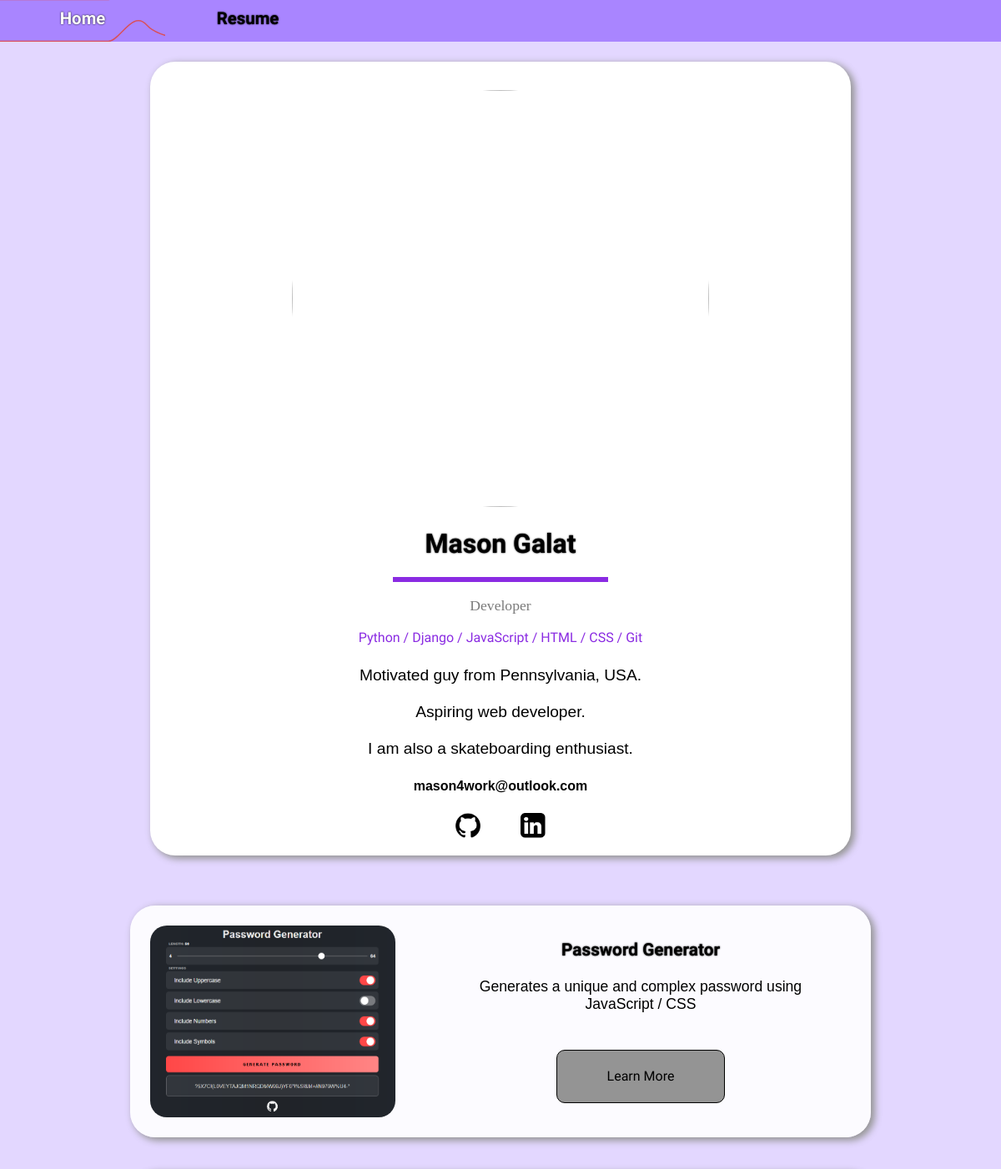
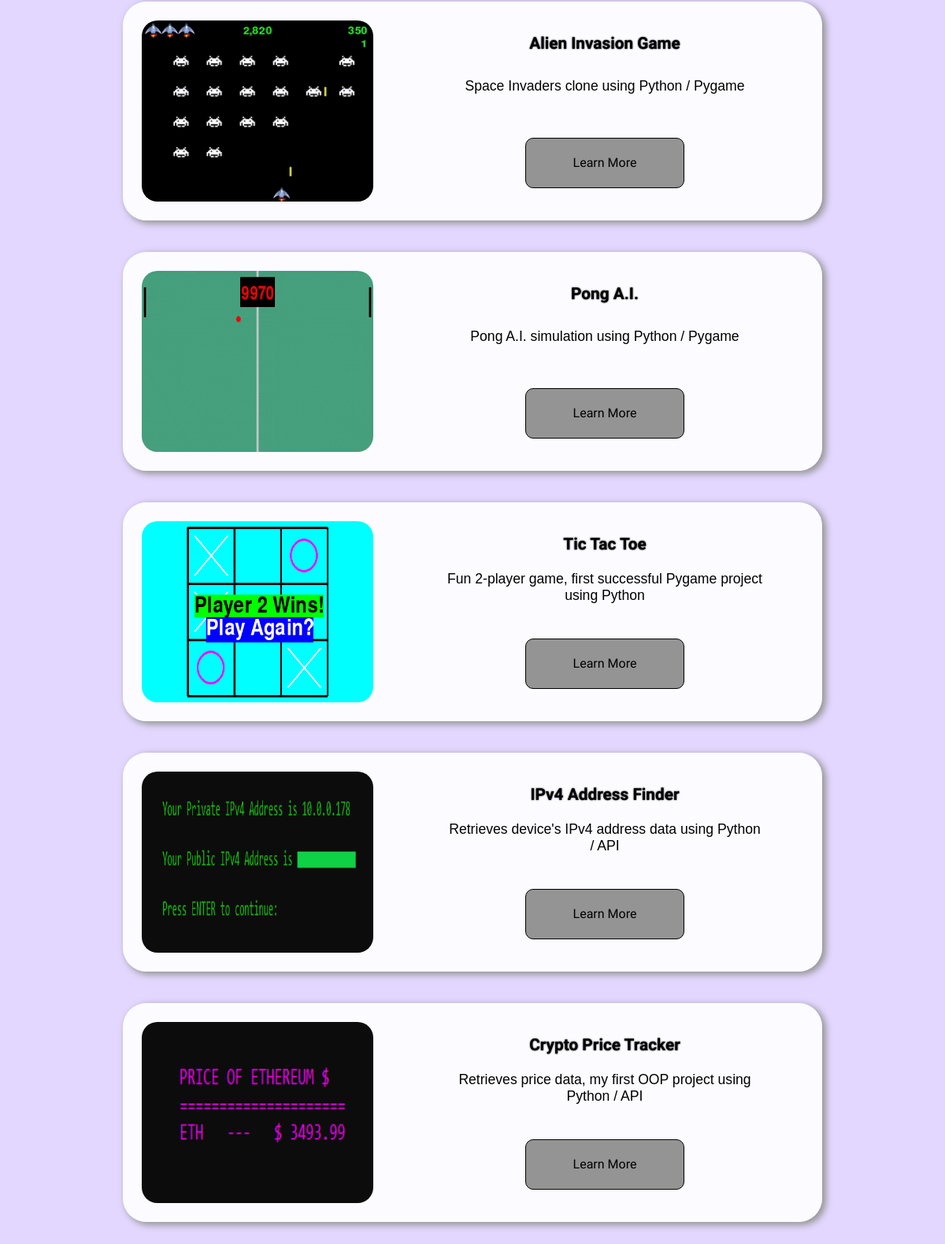
The page / on the database its author committed (2 pictures, top to bottom).
### projects/models.py (models this page shows)
class Project(models.Model):
    title = models.CharField(max_length = 100)
    description = models.TextField()
    technology = models.CharField(max_length = 20)
    image = models.FilePathField(path = "/img")
    url = models.URLField(max_length = 200)

### pages/views.py (the view)
# urls.py: path('', home_view, name='home'),
def home_view(request, *args, **kwargs):
    projects = Project.objects.all()
    context = {
        'projects': projects
    }
    return render(request, 'homepage.html', context)

### templates/homepage.html (shortened to what this page needs)
{% load static %}
<!DOCTYPE html>
<html>
<head>
	<link rel="stylesheet" href="{% static 'css/homepage.css'%}">
</head>
<body class="homebody">
    <ul class="nav_list">
        <a href="/home/" class="nav_links">
            <li class="nav_items">
                <h2 class="nav_links_titles">Home<h2>
            </li>
        </a>
        <a href="{% static 'img/Mason_Galat_Resume.pdf'%}" class="nav_links">
            <li class="nav_items">
                <h2 class="nav_links_titles">Resume</h2>
            </li>
        </a>
    </ul>
    <div class="home_description_div">
        <img class="home_photo" src="{% static 'img/photo1.jpg'%}">
        <h1 class="home_name">Mason Galat</h1>
        <hr class="home_row">
        <p style="color: rgb(123, 123, 123); font-size: 1.1em;">Developer</p>
        <p class="home_skills">Python / Django / JavaScript / HTML / CSS / Git</p>
        <p class="home_description">
        Motivated guy from Pennsylvania, USA.<br><br>
        Aspiring web developer.<br><br>
        I am also a skateboarding enthusiast.
        </p>
        <b class="home_email">mason4work@outlook.com</b><br><br>
        <a href="https://github.com/spacewizard66" target="_blank"><img class="nav_github" src="{% static 'img/Github.png'%}"></a>
        <a href="https://www.linkedin.com/in/mason-galat/" target="_blank"><img class="nav_linkedin" src="{% static 'img/linkedin.png'%}"></a>
    </div>
    {% for project in projects %}
        <div class="project">
            <img class="project_img" src="{% static project.image %}">
            <div class="project_details">
                <h2 class="project_title">{{ project.title }}</h2>
                <p class="project_description">{{ project.description }}</p>
                <a href="{{ project.url }}" target="_blank">
                    <button class="project_button">
                        Learn More
                    </button>
                </a>
            </div>
        </div>
    {% endfor %}
</body>
</html>

### static/css/homepage.css (style rules this page uses)
* { -webkit-font-smoothing: antialiased; -moz-osx-font-smoothing: grayscale; }
body { margin: 0; }
.homebody { background-color: rgb(227, 215, 255); background-attachment: fixed; background-repeat: no-repeat; }
.nav_list { width: 100%; padding: 0; top: 0; margin: 0 auto; list-style-type: none; font-family: "Chakra Petch", sans-serif; overflow: hidden; position: relative; background-color: rgb(169, 133, 255); }
.nav_list .nav_items { display: block; color: rgb(0, 0, 0); height: 50px; text-shadow: rgba(0,0,0,2) 0 0 2px; }
.nav_items { width: 100%; float: left; }
.nav_links { color: black; float: left; text-decoration: none; }
.nav_links_titles { width: 100%; font-size: 85%; text-align: center; margin: auto; color: rgb(0, 0, 0); transition: .75s; }
.nav_github { height: 30px; width: 30px; padding: 5px; transition: all 0.1s; }
.nav_linkedin { margin-left: 4%; height: 30px; width: 30px; padding: 5px; transition: all 0.1s; }
.home_description_div { box-shadow: 4px 3px 8px 1px #969696; border-radius: 30px; background-color: rgb(255, 255, 255); margin: auto; text-align: center; padding-bottom: 1%; }
.home_description { margin: 3% auto; text-align: center; font-family: "Roboto+Slab", sans-serif; }
.home_name { font-family: "Chakra Petch", sans-serif; text-shadow: rgba(0,0,0,1) 0 0 2px; }
.home_row { color: blueviolet; border: 3px solid }
.home_skills { color: blueviolet; font-family: "Chakra Petch", sans-serif; }
.home_photo { border-radius: 50%; margin-top: 4%; }
.home_email { margin: 0 auto; font-family: "Roboto+Slab", sans-serif; }
@media only screen and (min-width: 30px) { .homebody { background-size: cover; } }
@media only screen and (min-width: 30px) { .nav_links { font-size: 90%; width: 45%; } }
@media only screen and (min-width: 30px) { .nav_links_titles { padding-top: 15px; height: 35px } }
@media only screen and (min-width: 30px) { .home_description_div { width: 85%; height: 200%; margin-top: 5%; margin-bottom: 15%; } }
@media only screen and (min-width: 30px) { .home_description { width: 95%; font-size: .9em; } }
@media only screen and (min-width: 30px) { .home_photo { height: 200px; width: 200px; } }
@media only screen and (min-width: 30px) { .home_row { width: 70%; } }
@media only screen and (min-width: 30px) { .home_skills { font-size: .7em; } }
@media only screen and (min-width: 30px) { .home_email { font-size: .8em; } }
@media only screen and (min-width: 30px) { .project { height: 40%; width: 75%; padding: 4%; margin-bottom: 20px; } }
@media only screen and (min-width: 30px) { .project_details { width: 100%; align-self: center; } }
@media only screen and (min-width: 30px) { .project_img { height: 10em; width: 100%; } }
@media only screen and (min-width: 30px) { .project_button { height: 4em; width: 80%; margin-top: 4%; margin-bottom: 2%; } }
@media only screen and (min-width: 30px) { .project_title { font-size: 1.1em; } }
@media only screen and (min-width: 30px) { .project_description { height: 50%; width: 100%; font-size: 0.8em; } }
@media only screen and (min-width: 768px) { .homebody { background-size: cover; } }
@media only screen and (min-width: 768px) { .nav_links { font-size: 1.5em; width: 16.5%; } }
@media only screen and (min-width: 768px) { .nav_links_titles { padding-top: 10px; height: 40px; } }
@media only screen and (min-width: 768px) { .home_description_div { width: 70%; height: 200%; margin-top: 2%; margin-bottom: 5%; } }
@media only screen and (min-width: 768px) { .home_description { width: 85%; font-size: 1.2em; } }
@media only screen and (min-width: 768px) { .home_photo { width: 500px; height: 500px; } }
@media only screen and (min-width: 768px) { .home_row { width: 30%; } }
@media only screen and (min-width: 768px) { .home_skills { font-size: 1em; } }
@media only screen and (min-width: 768px) { .home_email { font-size: 1em; } }
@media only screen and (min-width: 768px) { .project { height: 230px; width: 70%; padding: 2%; margin-bottom: 40px; } }
@media only screen and (min-width: 768px) { .project_details { width: 60%; float: right; } }
@media only screen and (min-width: 768px) { .project_img { height: 100%; width: 35%; } }
@media only screen and (min-width: 768px) { .project_button { height: 4em; width: 40%; margin-top: 8%; } }
@media only screen and (min-width: 768px) { .project_title { font-size: 1.3em; } }
@media only screen and (min-width: 768px) { .project_description { height: 50px; width: 80%; font-size: 1.1em; } }

### rows shown on the page
Project: image (picture), title "Password Generator", description "Generates a unique and complex password using JavaScript / CSS"
Project: image (picture), title "Alien Invasion Game", description "Space Invaders clone using Python / Pygame"
Project: image (picture), title "Pong A.I.", description "Pong A.I. simulation using Python / Pygame"
Project: image (picture), title "Tic Tac Toe", description "Fun 2-player game, first successful Pygame project using Python"
Project: image (picture), title "IPv4 Address Finder", description "Retrieves device's IPv4 address data using Python / API"
Project: image (picture), title "Crypto Price Tracker", description "Retrieves price data, my first OOP project using Python / API"
